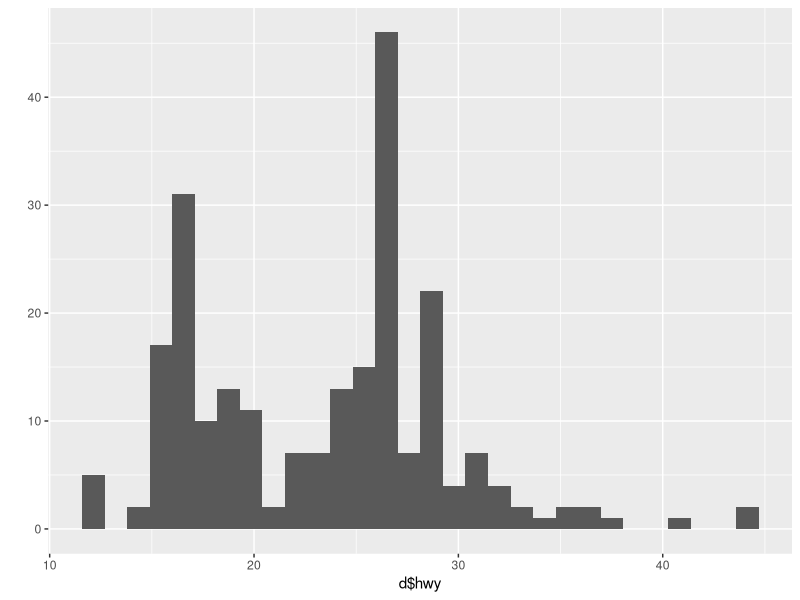
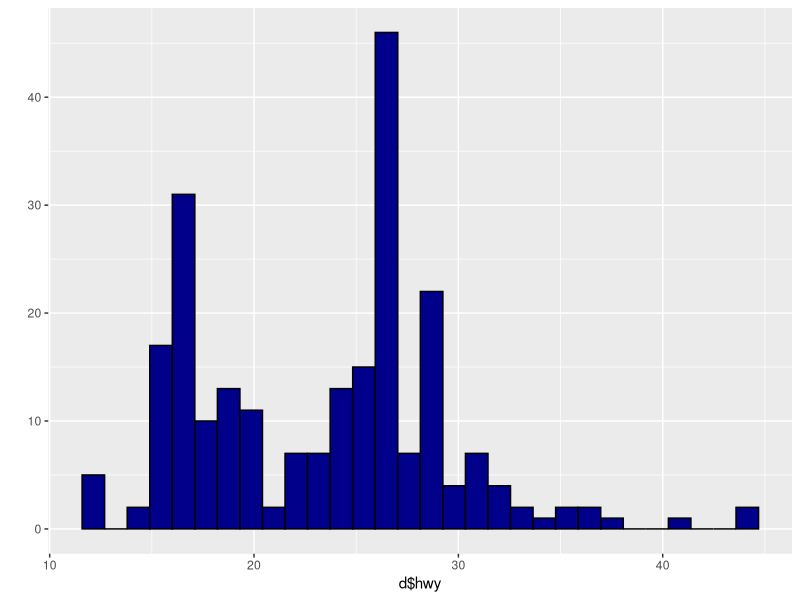
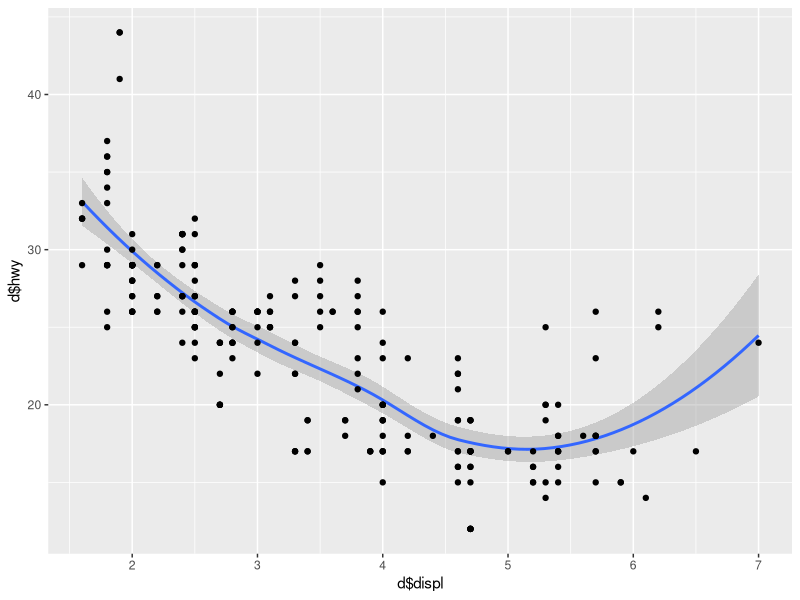
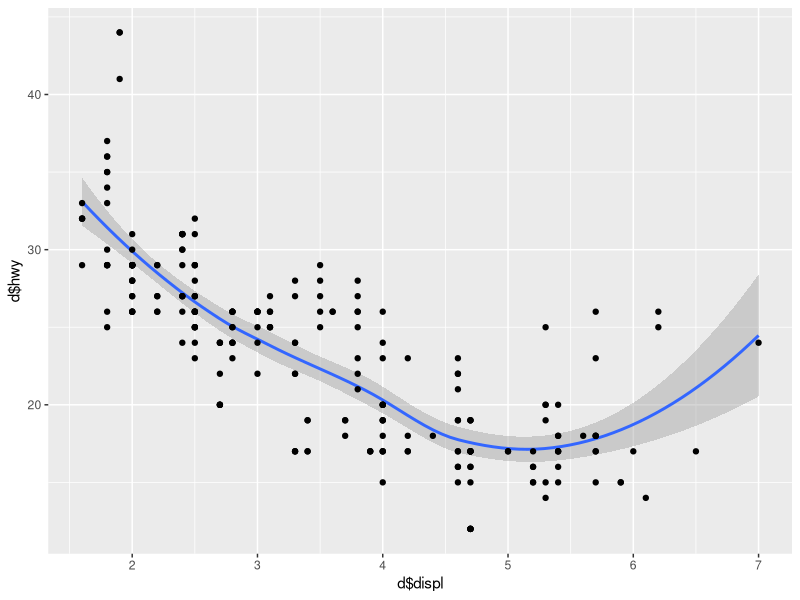
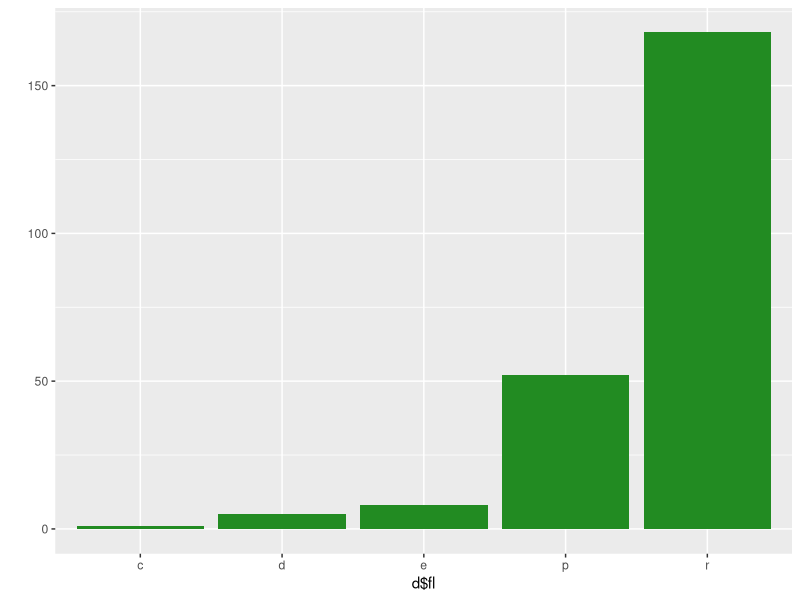
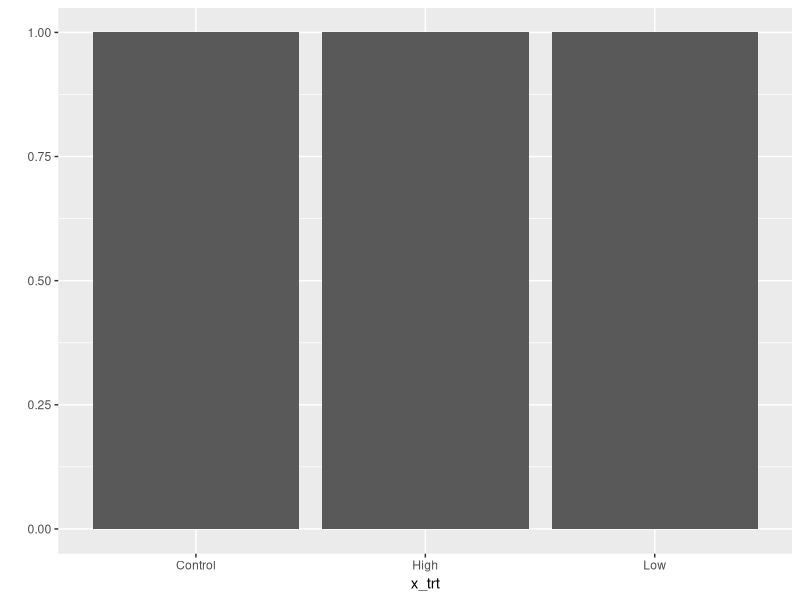

The R source for these figures, in order:
### ggplot2
### 24 January 2023
### GS

library(ggplot2)
library(ggthemes)
library(patchwork)

# Template for ggplot code 
# ggplot(data=<DATA>. mapping = aes(x = xVar, y = yVAR)) + 
# <GEOM FUNCTION> ##+ geom_boxplot()
# print(p1)

# Load in a built-in data set
data(mpg)
d <- mpg
str(mpg)

library(dplyr)
glimpse(d)

# qplot: quick, plotting
qplot(x=d$hwy)

#histogram
qplot(x=d$hwy, fill = I("darkblue"), color = I("black"))

#scatterplot
qplot(x=d$displ, y=d$hwy, geom=c('smooth', 'point'))

#boxplot
qplot(x=d$displ, y=d$hwy, geom=c('smooth', 'point'))

#barplot
qplot(x=d$fl, geom="bar", fill=I("forestgreen"))

#Create some data (specified counts)
x_trt <- c("Control", "Low", "High")
y_res <- c(12, 2.5, 22.9)
qplot(x=x_trt)



